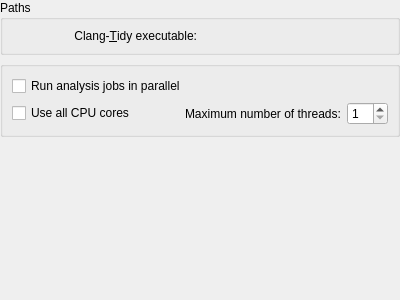
<?xml version="1.0" encoding="UTF-8"?>
<ui version="4.0">
 <class>ClangTidyPreferences</class>
 <widget class="QWidget" name="ClangTidyPreferences">
  <property name="geometry">
   <rect>
    <x>0</x>
    <y>0</y>
    <width>400</width>
    <height>300</height>
   </rect>
  </property>
  <layout class="QVBoxLayout" name="settingsLayout" stretch="0,0,1">
   <property name="leftMargin">
    <number>0</number>
   </property>
   <property name="topMargin">
    <number>0</number>
   </property>
   <property name="rightMargin">
    <number>0</number>
   </property>
   <property name="bottomMargin">
    <number>0</number>
   </property>
   <item>
    <widget class="QGroupBox" name="pathsGroupBox">
     <property name="title">
      <string comment="@title:group">Paths</string>
     </property>
     <layout class="QHBoxLayout" name="pathsGroupBoxLayout">
      <item>
       <layout class="QVBoxLayout" name="pathsLabelsLayout">
        <item>
         <widget class="QLabel" name="clangtidyLabel">
          <property name="text">
           <string comment="@label:chooser">Clang-&amp;Tidy executable:</string>
          </property>
          <property name="alignment">
           <set>Qt::AlignRight|Qt::AlignTrailing|Qt::AlignVCenter</set>
          </property>
          <property name="buddy">
           <cstring>kcfg_clangtidyPath</cstring>
          </property>
         </widget>
        </item>
       </layout>
      </item>
      <item>
       <layout class="QVBoxLayout" name="pathsUrlsLayout">
        <item>
         <widget class="KUrlRequester" name="kcfg_clangtidyPath">
          <property name="toolTip">
           <string comment="@info:tooltip">The full path to the Clang-Tidy executable</string>
          </property>
         </widget>
        </item>
       </layout>
      </item>
     </layout>
    </widget>
   </item>
   <item>
    <widget class="QGroupBox" name="jobsBox">
     <property name="title">
      <string notr="true"/>
     </property>
     <layout class="QVBoxLayout" name="verticalLayout">
      <item>
       <widget class="QCheckBox" name="kcfg_parallelJobsEnabled">
        <property name="text">
         <string comment="@option:check">Run analysis jobs in parallel</string>
        </property>
       </widget>
      </item>
      <item>
       <layout class="QHBoxLayout" name="horizontalLayout">
        <item>
         <widget class="QCheckBox" name="kcfg_parallelJobsAutoCount">
          <property name="text">
           <string comment="@option:check">Use all CPU cores</string>
          </property>
         </widget>
        </item>
        <item>
         <spacer name="horizontalSpacer">
          <property name="orientation">
           <enum>Qt::Horizontal</enum>
          </property>
          <property name="sizeHint" stdset="0">
           <size>
            <width>40</width>
            <height>20</height>
           </size>
          </property>
         </spacer>
        </item>
        <item>
         <widget class="QLabel" name="parallelJobsFixedCountLabel">
          <property name="text">
           <string comment="@label:spinbox">Maximum number of threads:</string>
          </property>
         </widget>
        </item>
        <item>
         <widget class="QSpinBox" name="kcfg_parallelJobsFixedCount">
          <property name="minimum">
           <number>1</number>
          </property>
         </widget>
        </item>
       </layout>
      </item>
     </layout>
    </widget>
   </item>
   <item>
    <widget class="ClangTidy::CheckSetManageWidget" name="checksets"/>
   </item>
  </layout>
 </widget>
 <customwidgets>
  <customwidget>
   <class>ClangTidy::CheckSetManageWidget</class>
   <extends>QWidget</extends>
   <header>config/checksetmanagewidget.h</header>
  </customwidget>
  <customwidget>
   <class>KUrlRequester</class>
   <extends>QWidget</extends>
   <header>KUrlRequester</header>
  </customwidget>
 </customwidgets>
 <resources/>
 <connections/>
</ui>
